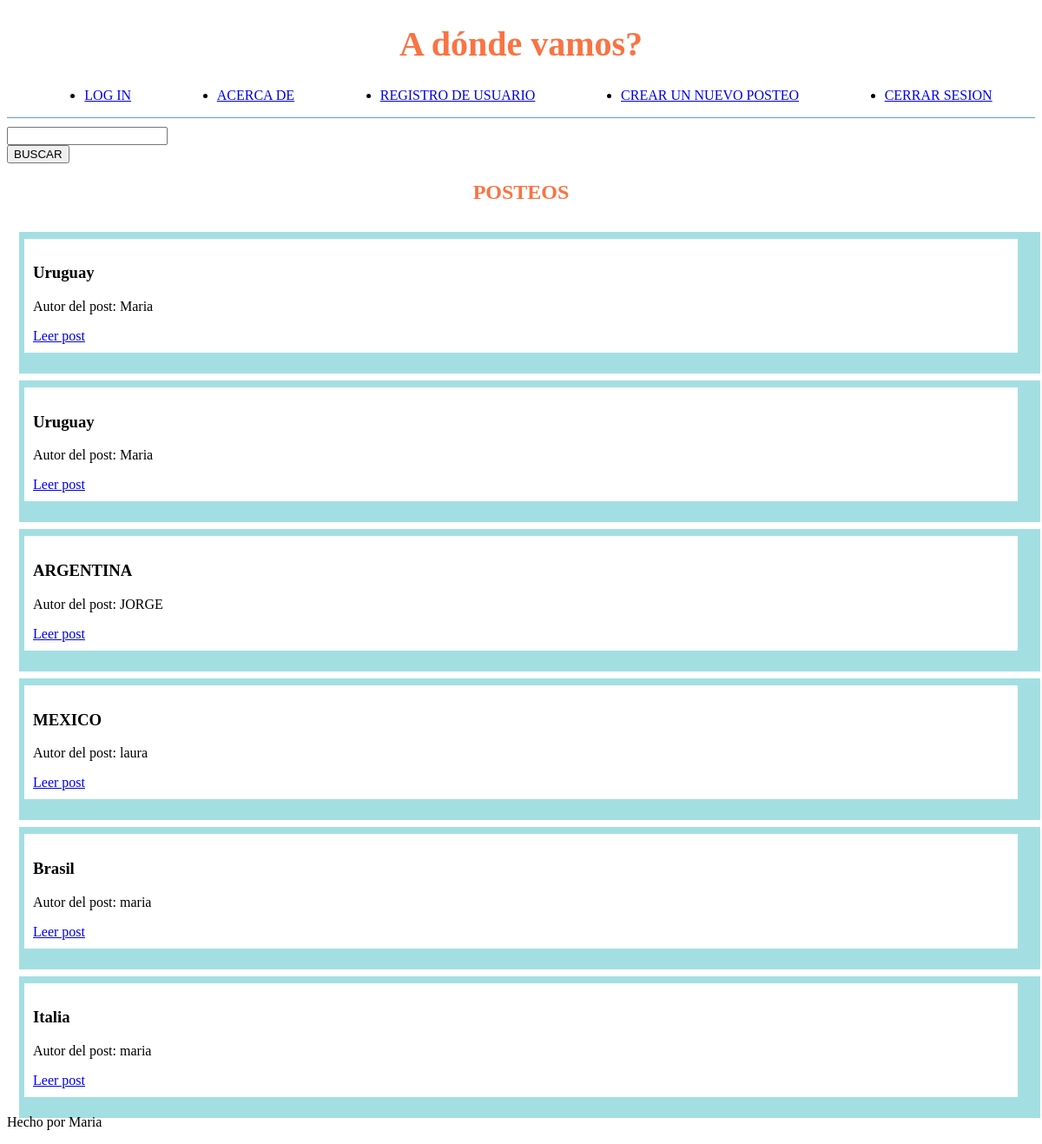
The page / (signed in) on the database its author committed.
### tables this page shows
CREATE TABLE posts(
    id INTEGER PRIMARY KEY AUTOINCREMENT,
    autor TEXT NOT NULL,
    titulo TEXT NOT NULL,
    comentario TEXT NOT NULL
);

### mine.py (the view)
@app.route('/')
def home():
    conn, cursor = get_db_connection()
    buscar= request.args.get("search")
    if buscar:
        cursor.execute("SELECT * FROM posts WHERE posts.titulo LIKE ?" , (f"%{buscar}%",))
        posts = cursor.fetchall()
        conn.close
        return render_template("home.html" , nombre = "Maria" , posts=posts)
    cursor.execute("SELECT * FROM posts")
    posts = cursor.fetchall()
    conn.close
    return render_template("home.html" , nombre = "Maria" , posts=posts)

### mine.py (called while the page is built)
def get_db_connection():
    conn = sqlite3.connect('proyecto_python.db')
    cursor = conn.cursor()
    return conn, cursor

### templates/home.html (shortened to what this page needs)
{% extends "herencia.html" %}
{% block head %}
    <head>
        <link rel="stylesheet" type="text/css" href="{{ url_for('static', filename='css/style.css')}}">
    </head>
{% endblock %}
{% block main%}
    <main>
        <form action="/">
            <input type="search" id="search" name="search"><br>
            <button type="submit"> BUSCAR </button>
        </form>
        <h2>POSTEOS</h2>
        {% if posts %}
            {% for post in posts %}
                <div class="posts">
                    <h3>{{ post[2] }}</h3>
                    <p>Autor del post: {{ post[1] }}</p>
                    <a href="/post/{{post[0]}}">Leer post</a>
                </div>
            {% endfor %}
        {% else %}
            <p>Por el momento ningun usuario subió un posteo</p>
        {% endif %}
    </main>
{% endblock %}

### static/css/style.css (style rules this page uses)
h2 { color: rgb(250, 115, 66); text-align: center; }
.posts { box-shadow: 10px 8px 0px 16px rgba(2,167,176,0.36); -webkit-box-shadow: 10px 8px 0px 16px rgba(2,167,176,0.36); -moz-box-shadow: 10px 8px 0px 16px rgba(2,167,176,0.36); margin: 40px 20px 20px 20px; padding: 10px; }

### rows shown on the page
posts: titulo "Uruguay", autor "Maria"
posts: titulo "Uruguay", autor "Maria"
posts: titulo "ARGENTINA", autor "JORGE"
posts: titulo "MEXICO", autor "laura"
posts: titulo "Brasil", autor "maria"
posts: titulo "Italia", autor "maria"

### other values the page prints
{{ nombre }} "Maria"
